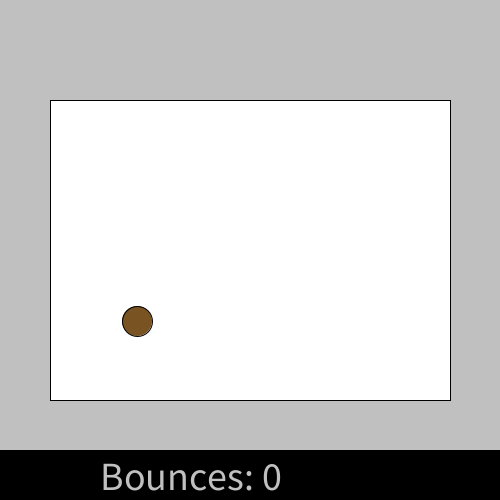
Frame 1 (no input)
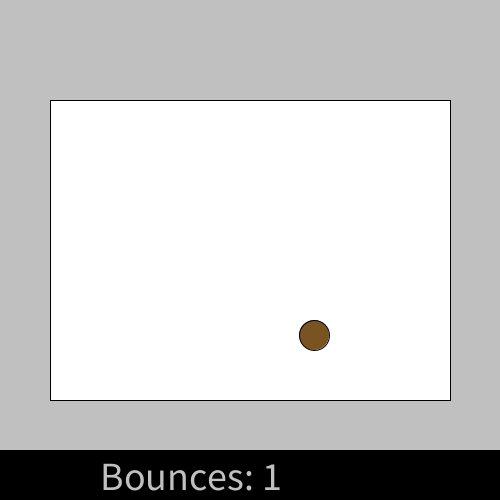
Frame 60 (the mouse pressed at the canvas centre just before this capture)
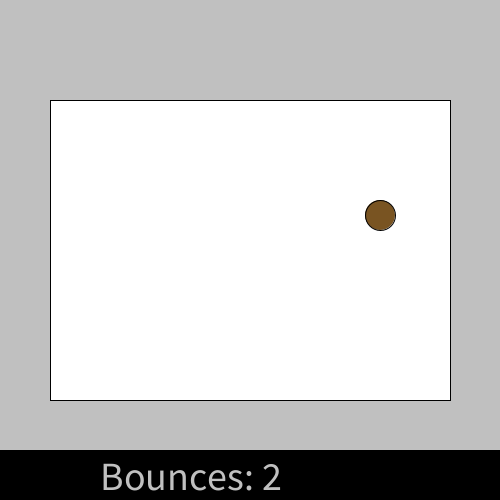
Frame 120 (the mouse held since frame 60 and released just before this capture)

The Processing sketch that drew these frames (run headless with seeded random() and noise(); from frame 60 on, the mouse is pressed at the canvas centre):

// Processing sketch: BouncingBallCount
// ── BouncingBallCount.pde
/* Example - COMP 1010

   Animate a ball that bounces inside a box.
*/

final int BG_COLOR = 192; //The usual light grey background

//The box, inside of which the ball is bouncing
final int BOX_WIDTH = 400;
final int BOX_HEIGHT = 300;

//Create variables for the locations of all four edges.
//These can't be set until after the "size" command.
//Processing requires these to be variables, not constants.
int boxLeft;
int boxTop;
int boxRight;
int boxBottom;

//Constants that control the "message area" at the bottom of the window
final int MESSAGE_BOX_HEIGHT = 50;  //Total height of the message area
final int MESSAGE_BACKGROUND = 0;   //Black
final int MESSAGE_TEXT_SHADE = 192; //Light grey
final int MESSAGE_TEXT_SIZE = 40;   //Size, in pixels, of the text
final int MESSAGE_BOTTOM_MARGIN = 10; //From "base line" of text to canvas bottom
final int MESSAGE_LEFT_MARGIN = 100;  //From left edge to start of text

//Counter for the number of bounces
int bounces = 0;

//The position and size and colour of the ball
int ballX=134, ballY=319; //Its initial position - somewhere "random"
final int BALL_SIZE = 30; //Its diameter - it will be a circle
final int BALL_COLOUR = #795422; //Its colour - this is "leather brown" maybe

//The speed of motion of the ball, in pixels per frame.
int ballSpeedX = 3; //Move 3 pixels every 60th of a second
int ballSpeedY = 2; //Move only 2 pixels every 60th of a second

void setup(){
  size(500,500);
}//setup

void draw(){
   background(BG_COLOR); //Erase the old ball
   drawBox();
   moveBall();
   drawBall();
   drawScore();
}//draw

//============================================================================

void drawBox(){
  //Draw the box (within which the ball bounces)
  //in the centre of the window.
  
  fill(255); //Make the rectangle white inside

  //Set the constants for the locations of all four sides.
  boxLeft = (width-BOX_WIDTH)/2;
  boxTop = (height-BOX_HEIGHT)/2;
  boxRight = boxLeft+BOX_WIDTH;
  boxBottom = boxTop+BOX_HEIGHT;
  
  //Draw the box, centred in the canvas
  rect(boxLeft,boxTop,BOX_WIDTH,BOX_HEIGHT);
}

//============================================================================

void moveBall(){
   /* Move the ball to a new position in the canvas. Its speed is
      controlled by ballSpeedX and ballSpeedY. When it reaches any
      edge of the box (boxBottom, boxTop, boxLeft,boxRight), the
      appropriate speed is negated to make it bounce.
   */
   //Move the ball. Add its speed to the X and Y positions
   ballX += ballSpeedX;
   ballY += ballSpeedY;
   
   //Make the ball bounce. Detect the fact that the ball reaches an edge.
   if(ballY>boxBottom-BALL_SIZE/2 || ballY<boxTop+BALL_SIZE/2) {
      bounces++;
      ballSpeedY = -ballSpeedY;
   }
   if(ballX>boxRight-BALL_SIZE/2 || ballX<boxLeft+BALL_SIZE/2) {
      bounces++;
      ballSpeedX = -ballSpeedX;
   }
}//moveBall()

//============================================================================

void drawBall(){
  /* Draw the ball at the proper location.
  */
   fill(BALL_COLOUR); //Set the ball's colour
   ellipse(ballX,ballY,BALL_SIZE,BALL_SIZE); //Draw a new one
}//drawBall()

//============================================================================

void drawScore(){
   //Draw the message area, showing the number of bounces
   
   fill(MESSAGE_BACKGROUND);
   rect(0,height-MESSAGE_BOX_HEIGHT,width,MESSAGE_BOX_HEIGHT);
   fill(MESSAGE_TEXT_SHADE);
   textSize(MESSAGE_TEXT_SIZE);
   text("Bounces: "+bounces,MESSAGE_LEFT_MARGIN,height-MESSAGE_BOTTOM_MARGIN);
}//drawScore()

//============================================================================
